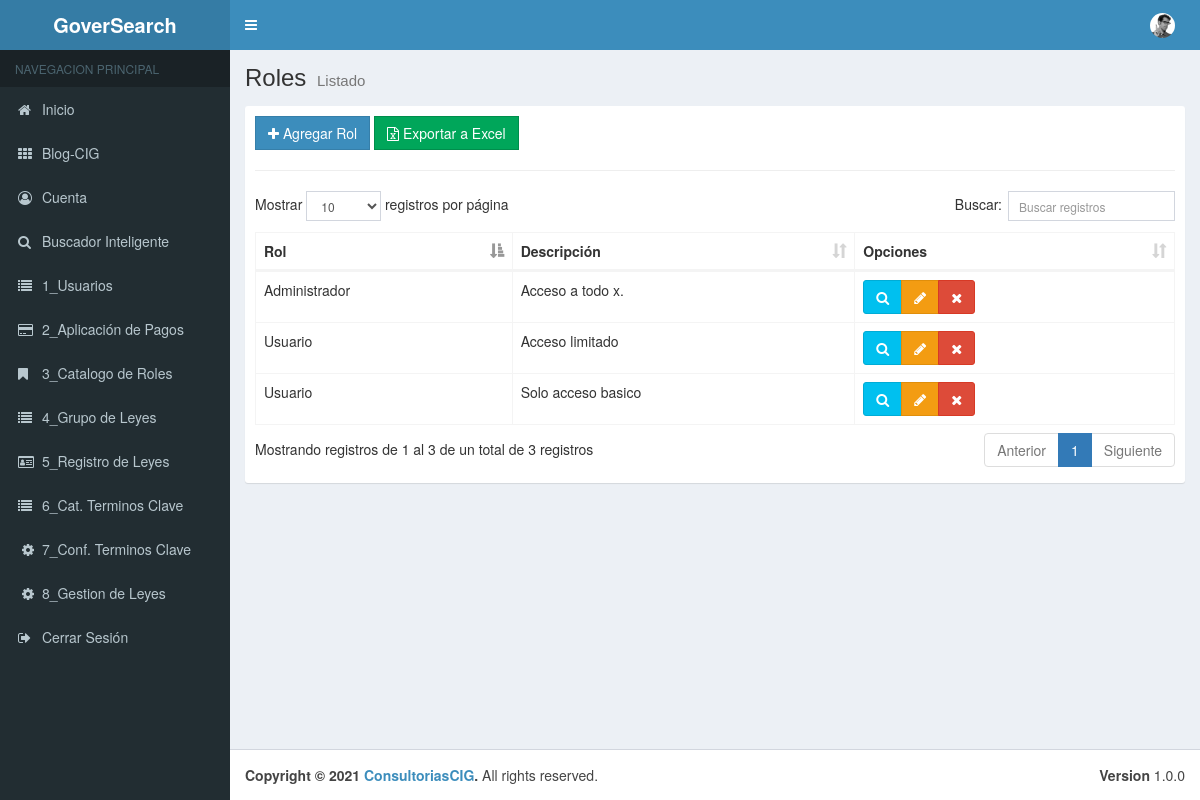
/00_Menu/cRoles, run on an earlier commit of the app's database.
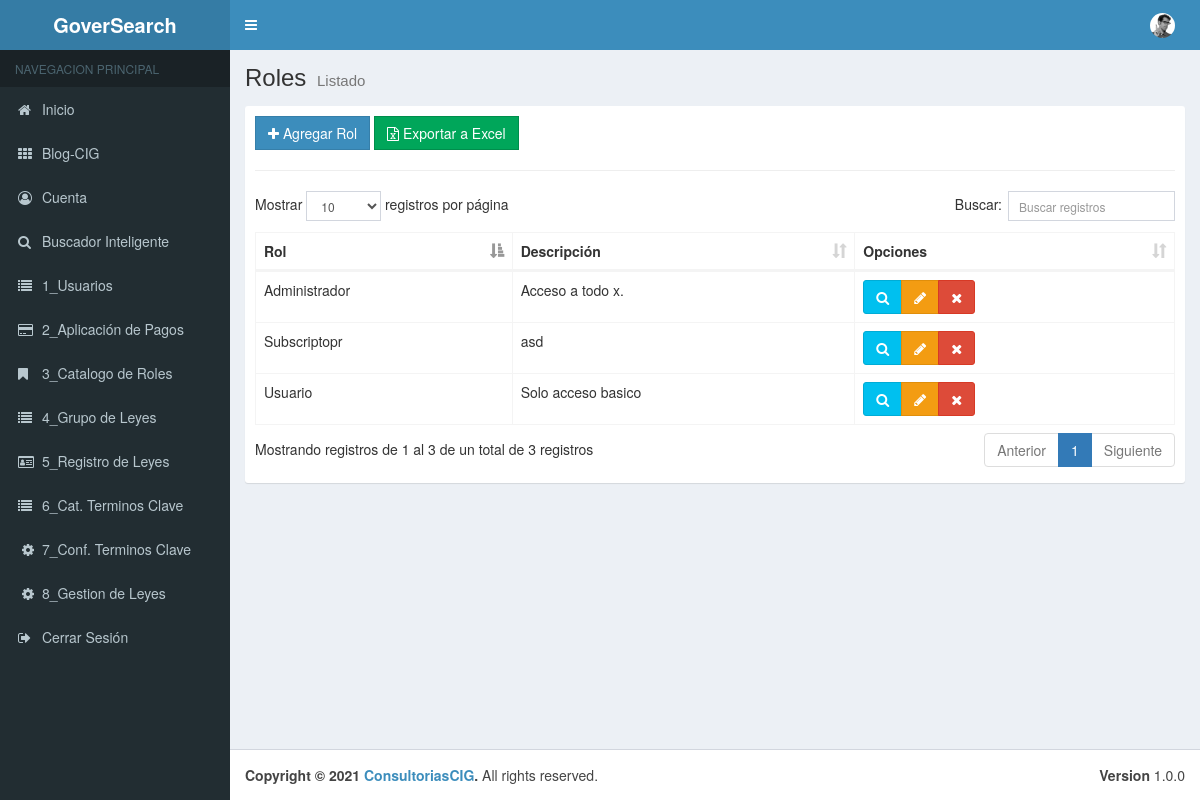
And on a later commit of the database.
### tables this page shows
CREATE TABLE `tbl_roles` (
  `pk_Rol` int(11) NOT NULL,
  `Nombre_Rol` varchar(50) NOT NULL,
  `Descripcion` varchar(50) NOT NULL,
  `Estado` bit(1) NOT NULL
);

### application/controllers/00_Menu/cRoles.php (called while the page is built, shortened)
<?php
class cRoles extends CI_Controller {
	public function __construct(){
		$this->load->model("Roles_Model");
	}
	public function index()
	{
		$data = array(
			'roles' =>$this->Roles_Model->getRoles(),
	   );
		$this->load->view("layouts/header");
		$this->load->view("layouts/aside");
		$this->load->view("admin/01_Menu/vRoles/list", $data);
		$this->load->view("layouts/footer");
	}
}

### index.php (called while the page is built, shortened)
<?php
require_once BASEPATH.'core/CodeIgniter.php';

### application/models/Roles_Model.php (called while the page is built, shortened)
<?php
class Roles_Model extends CI_Model {
    public function getRoles(){
        $this->db->where("Estado","1");
        $resultados = $this->db->get("TBL_Roles");
        return $resultados->result();
    }
}

### application/views/admin/01_Menu/vRoles/list.php (the view)
<div class="content-wrapper">
    <section class="content-header">
        <h1>
        Roles
        <small>Listado</small>
        </h1>
    </section>
    <section class="content">
        <div class="box box-solid">
            <div class="box-body">
                    <div class="row">
                        <div class="col-md-12">
                            <a href="<?php echo base_url();?>00_Menu/cRoles/add" class="btn btn-primary btn-flat"><span class="fa fa-plus"></span> Agregar Rol</a>
                            <a href="<?php echo base_url();?>00_Menu/cReg_Leyes/add" class="btn btn-success btn-flat"><span class="fa fa-file-excel-o"></span> Exportar a Excel</a>
                        </div>
                    </div>
                <hr>
                    <div class="row">
                        <div class="col-md-12">
                            <table id="example1" class="table table-bordered table-hover">
                                <thead>
                                <tr>
                                    <th>Rol</th>
                                    <th>Descripción</th>
                                    <th>Opciones</th>
                                    </tr>
                                </thead>
                                <tbody>
                                    <?php if(!empty($roles)):?>
                                        <?php foreach($roles as $rol):?>
                                            <tr>
                                                <td><?php echo $rol->Nombre_Rol;?></td>
                                                <td><?php echo $rol->Descripcion;?></td>
                                                <td>
                                                    <div class="btn-group">
                                                        <button type="button" class="btn btn-info btn-view" data-toggle="modal" data-target="#modal-default" value="<?php echo $rol->pk_Rol;?>">
                                                            <span class="fa fa-search"></span>
                                                        </button>
                                                        <a href="<?php echo base_url()?>00_cRoles/Roles/edit/<?php echo $rol->pk_Rol;?>" class="btn btn-warning"><span class="fa fa-pencil"></span></a>
                                                        <a href="<?php echo base_url();?>00_cRoles/Roles/delete/<?php echo $rol->pk_Rol;?>" class="btn btn-danger btn-remove"><span class="fa fa-remove"></span></a>                                                            </div>
                                                </td>
                                            </tr>
                                        <?php endforeach;?>
                                    <?php endif;?>
                                </tbody>
                            </table>
                        </div>
                    </div>
            </div>
        </div>
    </section>
</div>

What changed in the data, as far as the page shows it:
removed tbl_roles: Nombre_Rol "Usuario", Descripcion "Acceso limitado", $rol->pk_Rol 3 (drawn)
added tbl_roles: Nombre_Rol "Subscriptopr", Descripcion "asd", $rol->pk_Rol 7 (drawn)
